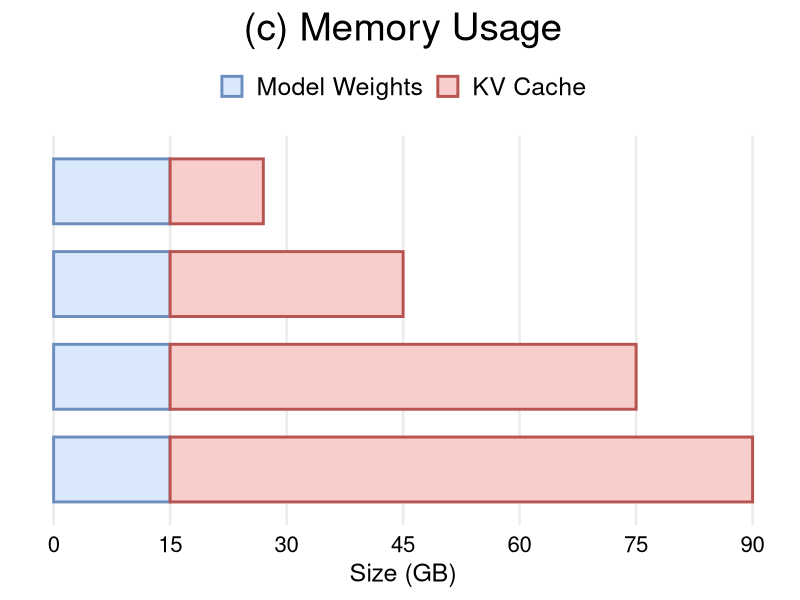

Write the R code that produced this figure.
library(tidyverse)

data <- tribble(
  ~tokens, ~component,       ~memory,
  "100K",  "Model Weights",   15,
  "100K",  "KV Cache",        12,
  "200K",  "Model Weights",   15,
  "200K",  "KV Cache",        30,
  "300K",  "Model Weights",   15,
  "300K",  "KV Cache",        60,
  "400K",  "Model Weights",   15,
  "400K",  "KV Cache",        75,
)

data <- data %>%
  mutate(
    tokens = fct_rev(fct_inorder(tokens)),
    component = fct_relevel(component, "Model Weights", "KV Cache")
  )

fig <- ggplot(data, aes(x = memory, y = tokens, fill = component, colour = component)) +
  geom_col(width = 0.7, linewidth = 1, position = position_stack(reverse = TRUE)) +
  scale_fill_manual(
    values = c("Model Weights" = "#DAE8FC", "KV Cache" = "#F8CECC"),
  ) +
  scale_colour_manual(
    values = c("Model Weights" = "#6C8EBF", "KV Cache" = "#B85450"),
  ) +
  scale_x_continuous(
    limits = c(0, 90),
    breaks = seq(0, 90, by = 15),
  ) +
  labs(x = "Size (GB)", y = NULL, title = "(c) Memory Usage") +
  theme_minimal(base_size = 18) +
  theme(
    plot.title = element_text(size = 28, hjust = 0.5),
    legend.position = "top",
    legend.title = element_blank(),
    legend.text = element_text(size = 18),
    axis.text.x = element_text(size = 16, colour = "black"),
    axis.text.y = element_blank(),
    panel.grid.major.y = element_blank(),
    panel.grid.minor = element_blank(),
  )

ggsave("breakdown_2.pdf", fig, width = 4.7, height = 4.3, units = "in")
